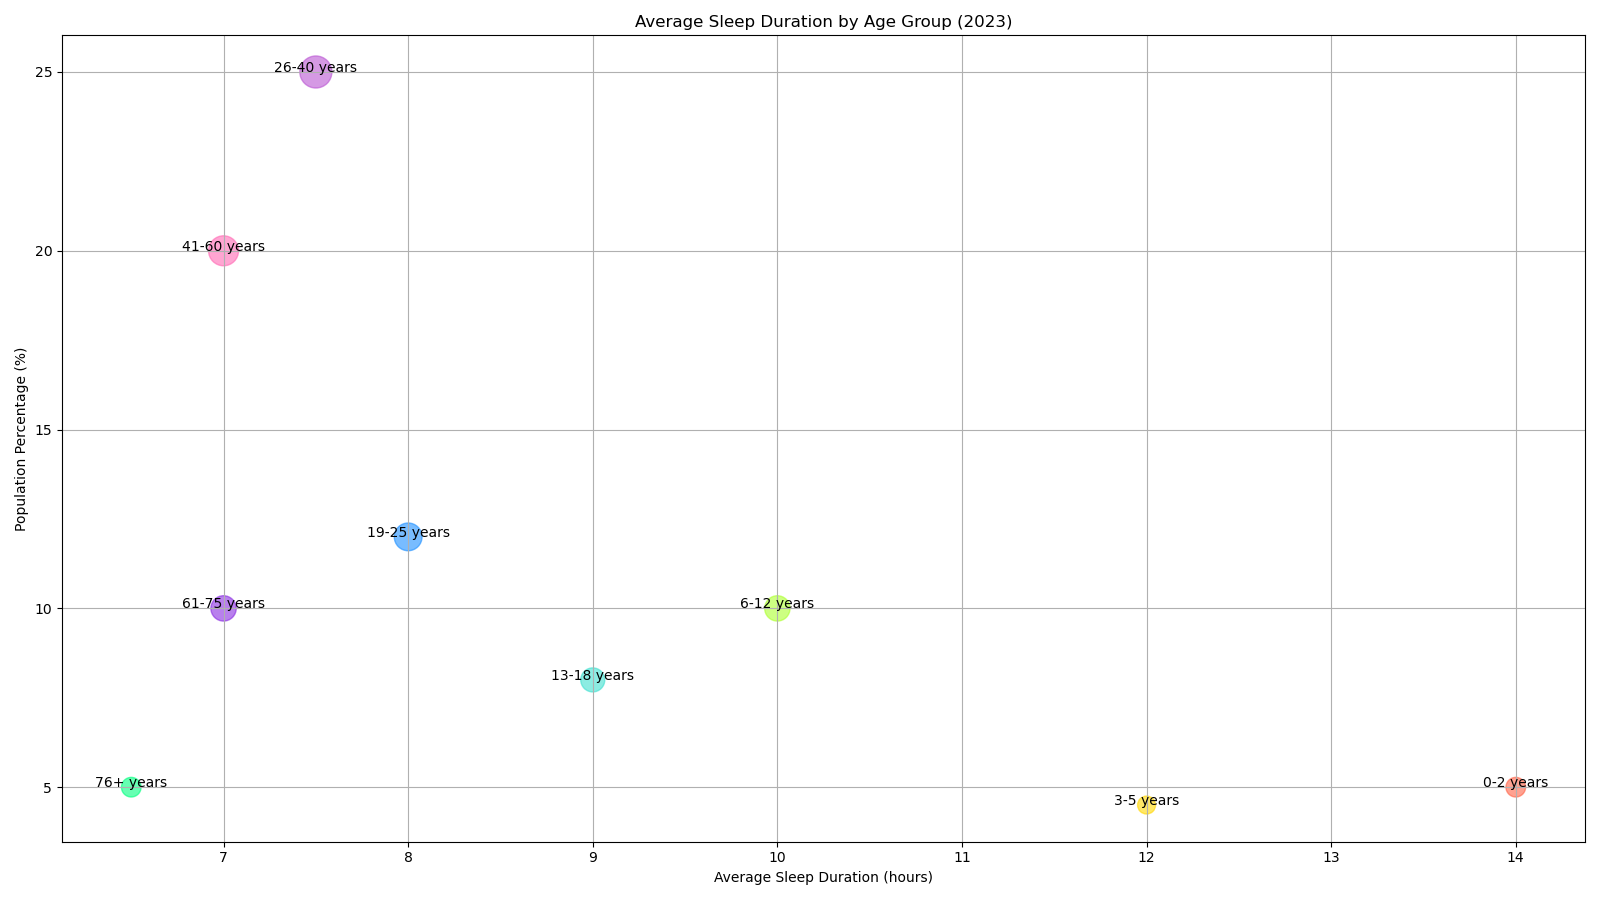

Generate this figure with Python:

import matplotlib.pyplot as plt

# Data
age_group = ['0-2 years', '3-5 years', '6-12 years', '13-18 years', '19-25 years',
             '26-40 years', '41-60 years', '61-75 years', '76+ years']
average_sleep_duration = [14, 12, 10, 9, 8, 7.5, 7, 7, 6.5]
population_percentage = [5.0, 4.5, 10.0, 8.0, 12.0, 25.0, 20.0, 10.0, 5.0]
surveyed_people = [300, 250, 500, 450, 600, 800, 700, 500, 300]

# Bubble sizes, normalizing surveyed_people to suitable sizes for bubbles
sizes = [people / 1.5 for people in surveyed_people]

# Color codes
colors = ['#FF6347', '#FFD700', '#ADFF2F', '#40E0D0', '#1E90FF', '#BA55D3', '#FF69B4', '#8A2BE2', '#00FF7F']

# Create plot
plt.figure(figsize=(16, 9))  # Modify width and height
plt.scatter(average_sleep_duration, population_percentage, s=sizes, c=colors, alpha=0.6)
plt.title('Average Sleep Duration by Age Group (2023)')
plt.xlabel('Average Sleep Duration (hours)')
plt.ylabel('Population Percentage (%)')

# Annotate age groups
for i, txt in enumerate(age_group):
    plt.annotate(txt, (average_sleep_duration[i], population_percentage[i]), ha='center')

plt.grid(True)
plt.tight_layout()
plt.show()
